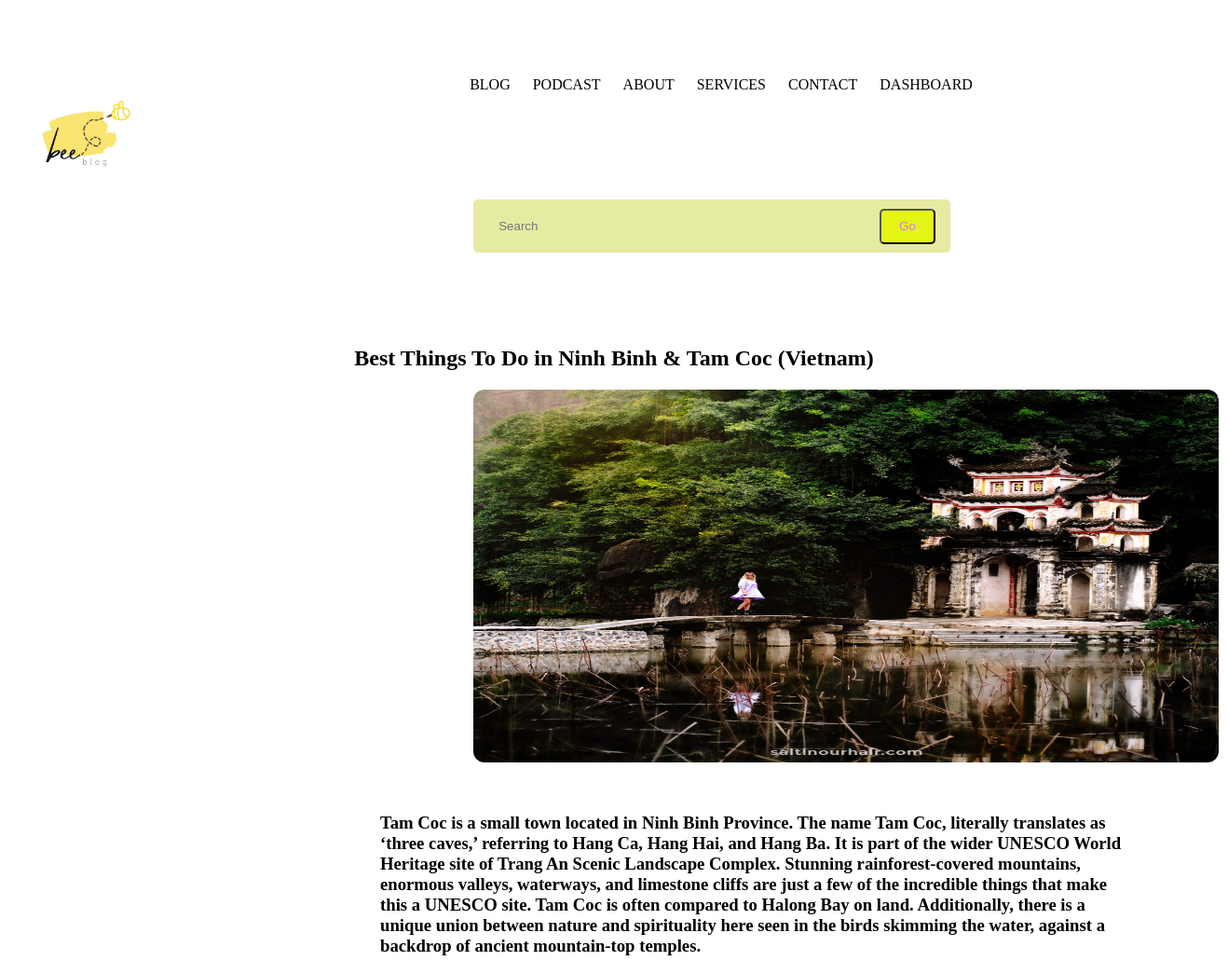
Page /site/post-details.php?id=11 on the committed database.
### tables this page shows
CREATE TABLE `post` (
  `id` int(11) NOT NULL,
  `content` varchar(10000) NOT NULL,
  `thumbnail` varchar(255) NOT NULL,
  `title` varchar(255) NOT NULL,
  `sub_title` varchar(255) NOT NULL,
  `categoryID` int(11) NOT NULL,
  `userID` int(11) NOT NULL
);

### site/model/config.php (called while the page is built, shortened)
<?php
function connect($query)
{
    $connection = new PDO("mysql:host=localhost;dbname=bee-blog;charset=utf8", "root", "");
    $stmt = $connection->prepare($query);
    $stmt->execute();
    return $stmt;
}
function getOne($query)
{
    $result = connect($query)->fetch();
    return $result;
}
?>

### site/post-details.php (the view, shortened to what this page needs)
<?php
include "./model/config.php";
$id = $_GET["id"];
$query = "select * from post where id=$id";
$item = getOne($query);
?>
<!DOCTYPE html>
<html lang="en">
<head>
</head>
<body>
    <div class="container">
        <header>
            <div class="logo">
                <img src="../public/image/logo-bee-blog.png" alt="">
            </div>
            <menu>
                <ul>
                    <li><a href="index.php">BLOG</a></li>
                    <li><a href="#">PODCAST</a></li>
                    <li><a href="#">ABOUT</a></li>
                    <li><a href="#">SERVICES</a></li>
                    <li><a href="#">CONTACT</a></li>
                    <li><a href="../admin/index.php">DASHBOARD</a></li>
                </ul>
            </menu>
        </header>
        <main>
            <section class="search_bar">
                <form class="container search_bar-container" action="">
                    <div>
                        <input type="search" name="" id="" placeholder="Search">
                    </div>
                    <button type="submit">Go</button>
                </form>
            </section>
            <div class="post">
                <div class="title">
                    <h2><?php echo $item["title"] ?></h2>
                </div>
                <div class="thumbnail">
                    <img src="../public/image/<?php echo $item["thumbnail"]; ?>" alt="">
                </div>
                <div class="desc">
                    <div class="content">
                        <h3><?php echo $item["content"] ?></h3>
                    </div>
                </div>
            </div>
        </main>
    </div>
</body>
</html>

### site/post-details.php (style rules this page uses)
header { display: flex; justify-content: space-between; margin-top: 50px; }
.logo img { width: 150px; height: 150px; }
li { display: inline-block; padding: 0px 10px; }
a { text-decoration: none; color: black; }
.search_bar { margin-top: 10px; margin-left: 500px; }
.search_bar-container { position: relative; width: 30rem; background-color: #e6eba2; display: flex; align-items: center; justify-content: space-between; overflow: hidden; padding: 0.6rem 1rem; border-radius: 5px; color: #ce7cf5; }
.search_bar-container>div { width: 100%; display: flex; align-items: center; }
.search_bar input { background-color: transparent; border: none; margin-left: 0.7rem; padding: 0.5rem 0; width: 100%; }
.search_bar button { display: inline-block; width: fit-content; background-color: #e5f516; padding: 0.6rem 1.2rem; border-radius: 5px; cursor: pointer; transition: var(--transition); color: var(--color-white); }
.post { margin-top: 100px; }
.thumbnail img { width: 800px; height: 400px; border-radius: 12px; margin-left: 500px; }
.title { text-align: center; }
.content { text-align: left; width: 800px; margin-top: 50px; margin-left: 400px; }

### rows in the picture
post: title "Best Things To Do in Ninh Binh & Tam Coc (Vietnam)", thumbnail (picture), content "Tam Coc is a small town located in Ninh Binh Province. The name Tam Coc, literally translates as ‘three caves,’ referring to Hang Ca, Hang Hai, and Hang Ba. It is part of the wider UNESCO World Heritage site of Trang An Scenic Landscape Complex. Stunning rainforest-covered mountains, enormous valleys, waterways, and limestone cliffs are just a few of the incredible things that make this a UNESCO site. Tam Coc is often compared to Halong Bay on land. Additionally, there is a unique union between nature and spirituality here seen in the birds skimming the water, against a backdrop of ancient mountain-top temples."
